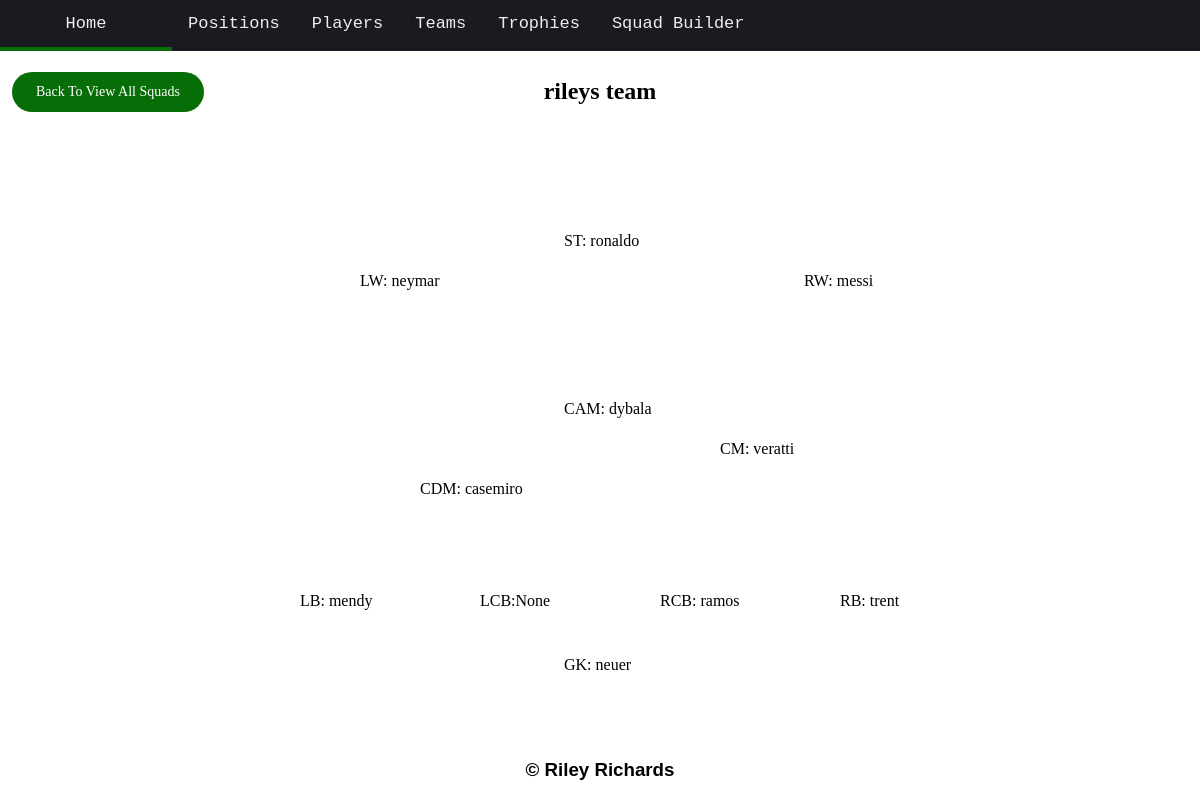
/squad/4, run on the app's committed database.
### tables this page shows
CREATE TABLE squadbuilder (id INTEGER PRIMARY KEY, name STRING, gk STRING, lb STRING, rcb STRING, lcb STRING, rb STRING, cdm STRING, cm STRING, cam STRING, lw STRING, rw STRING, st STRING);

### main.py (the view)
@app.route("/squad/<int:id>")
def user_squad(id):
    user_squad = do_query('SELECT * FROM squadbuilder where id=?;', (id, ),
                          fetchall=False)
    return render_template('usersquad.html', user_squad=user_squad)

### main.py (called while the page is built)
def do_query(query, data=None, fetchall=False):
    conn = sqlite3.connect('football.db')
    cursor = conn.cursor()
    if data is None:
        cursor.execute(query)
    else:
        cursor.execute(query, data)
    results = cursor.fetchall() if fetchall else cursor.fetchone()
    conn.close()
    return results

### templates/usersquad.html
{%extends 'layout.html'%}
{% block content %}
<div class = "user_squad">
    <h2> {{user_squad[1]}} </h2>
    <div class = "gk"><p>GK: {{user_squad[2]}}</p></div>
    <div class = "lb"><p>LB: {{user_squad[3]}}</p></div>
    <div class = "rcb"><p>RCB: {{user_squad[4]}}</p></div>
    <div class = "lcb"><p>LCB:{{user_squad[5]}}</p></div>
    <div class = "rb"><p>RB: {{user_squad[6]}}</p></div>
    <div class = "cdm"><p>CDM: {{user_squad[7]}}</p></div>
    <div class = "cm"><p>CM: {{user_squad[8]}}</p></div>
    <div class = "cam"><p>CAM: {{user_squad[9]}}</p></div>
    <div class = "lw"><p>LW: {{user_squad[10]}}</p></div>
    <div class = "rw"><p>RW: {{user_squad[11]}}</p></div>
    <div class = "st"><p>ST: {{user_squad[12]}}</p></div>
</div>
<div class = "back">
    <a href ="/allsquads">Back To View All Squads</a>
</div>
{% endblock %}

### static/css/style.css (style rules this page uses)
body { font-family:"Verdana"; background-color: white; padding-top: 50px; }
p { color: black; }
a { list-style-type: none; text-decoration: none; color: black; }
.user_squad h2 { text-align: center; }
.gk { position: fixed; top: 80%; left: 47%; }
.rb { position: fixed; top: 72%; left: 70%; }
.rcb { position: fixed; top: 72%; left: 55%; }
.lb { position: fixed; top: 72%; left: 25%; }
.cdm { position: fixed; top: 58%; left: 35%; }
.cm { position: fixed; top: 53%; left: 60%; }
.cam { position: fixed; top: 48%; left: 47%; }
.lw { position: fixed; top: 32%; left: 30%; }
.rw { position: fixed; top: 32%; left: 67%; }
.st { position: fixed; top: 27%; left: 47%; }
.lcb { position: fixed; top: 72%; left: 40%; }
.back a { text-decoration: none; background: rgb(7, 110, 7); color: white; padding: 12px 24px; display: inline-block; border-radius: 25px; font-size: 14px; position: fixed; top: 9%; left: 1%; }

### data on the page
squadbuilder: name "rileys team", gk "neuer", lb "mendy", rcb "ramos", rb "trent", cdm "casemiro", cm "veratti", cam "dybala", lw "neymar", rw "messi", st "ronaldo"

### other printed values
{{ user_squad[5] }} "None"
